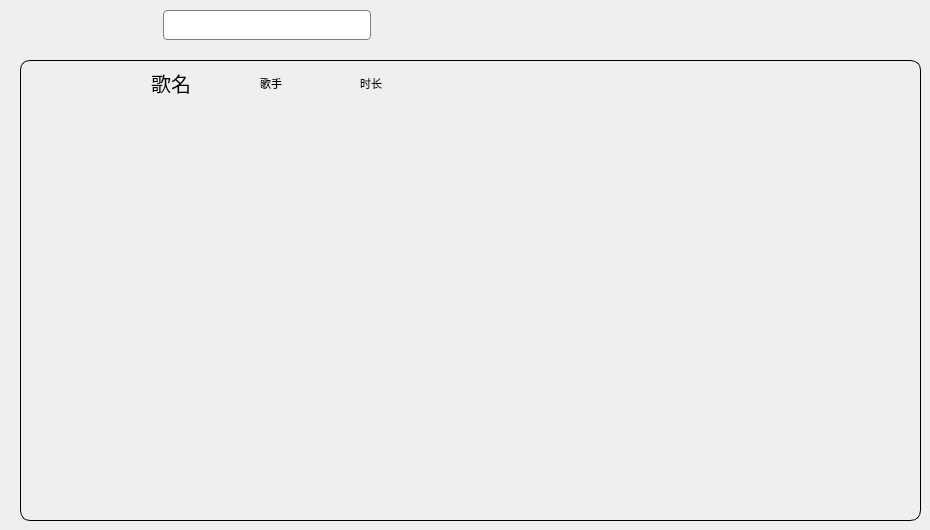
   <widget class="QWidget" name="page">
    <widget class="QTableWidget" name="tableWidget">
     <property name="geometry">
      <rect>
       <x>20</x>
       <y>60</y>
       <width>901</width>
       <height>461</height>
      </rect>
     </property>
     <property name="styleSheet">
      <string notr="true">QTableView{
	background:transparent;
	border:1px solid A7 A7 A7;
	border-radius:10px;
	font-size:20px;
	font-family:'黑体';
}
 QTableWidget QTableCornerButton::section{
	background:transparent;
}
 QHeaderView{
background:transparent;
	border-radius:10px;
	height:35;
	font-size:20px;
	font-family:'黑体'
}
QHeaderView::section{
background:transparent;
	padding:5px 10px 5px 10px;
	border-radius:10px
}

</string>
     </property>
     <column>
      <property name="text">
       <string/>
      </property>
     </column>
     <column>
      <property name="text">
       <string>歌名</string>
      </property>
     </column>
     <column>
      <property name="text">
       <string>歌手</string>
      </property>
      <property name="font">
       <font>
        <pointsize>8</pointsize>
       </font>
      </property>
      <property name="background">
       <color>
        <red>104</red>
        <green>104</green>
        <blue>104</blue>
       </color>
      </property>
     </column>
     <column>
      <property name="text">
       <string>时长</string>
      </property>
      <property name="font">
       <font>
        <pointsize>8</pointsize>
       </font>
      </property>
      <property name="background">
       <color>
        <red>117</red>
        <green>117</green>
        <blue>117</blue>
       </color>
      </property>
     </column>
     <column>
      <property name="text">
       <string/>
      </property>
     </column>
    </widget>
    <widget class="QWidget" name="horizontalLayoutWidget">
     <property name="geometry">
      <rect>
       <x>19</x>
       <y>0</y>
       <width>541</width>
       <height>51</height>
      </rect>
     </property>
     <layout class="QHBoxLayout" name="horizontalLayout_3">
      <item>
       <spacer name="horizontalSpacer_2">
        <property name="orientation">
         <enum>Qt::Horizontal</enum>
        </property>
        <property name="sizeHint" stdset="0">
         <size>
          <width>40</width>
          <height>20</height>
         </size>
        </property>
       </spacer>
      </item>
      <item>
       <widget class="QLineEdit" name="lineEdit">
        <property name="minimumSize">
         <size>
          <width>0</width>
          <height>30</height>
         </size>
        </property>
        <property name="maximumSize">
         <size>
          <width>16777215</width>
          <height>30</height>
         </size>
        </property>
        <property name="styleSheet">
         <string notr="true">QLineEdit{
border-width:1px;
border-radius:4px;
font-size:12px;
color:black;
border:1px solid gray;
padding-right: 100px;
}

 QLineEdit:hover{
border-width:1px;
border-radius:4px;
font-size:12px;
color:black;
border:1px solid rgb(70,200,50);

}

</string>
        </property>
       </widget>
      </item>
      <item>
       <widget class="QPushButton" name="search">
        <property name="minimumSize">
         <size>
          <width>40</width>
          <height>40</height>
         </size>
        </property>
        <property name="maximumSize">
         <size>
          <width>40</width>
          <height>40</height>
         </size>
        </property>
        <property name="styleSheet">
         <string notr="true">
/**正常情况下样式**/
QPushButton{
	font: 16pt &quot;华文琥珀&quot;;
    color: #2f3640;
    border-color: #2f3640;
    border-radius: 15px;

    padding: 5px;
	image: url(:/image_/search.png);
}

/**鼠标停留在按钮上的样式**/
QPushButton::hover{	
    color: #FFFFFF;
    background-color: #718093;
    border-color: #2f3640;
}

/**鼠标按压下去的样式**/
QPushButton::pressed,QPushButton::checked{
    color: #FFFFFF;
    background-color: qlineargradient(spread:pad, x1:0, y1:0, x2:0, y2:1, stop:0 #273c75, stop:1 #487eb0);
}

/**按钮失能情况下样式**/
QPushButton::disabled{
    color: #FFFFFF;
    background-color: #dcdde1;
    border-color: #dcdde1;
}
</string>
        </property>
        <property name="text">
         <string/>
        </property>
       </widget>
      </item>
      <item>
       <spacer name="horizontalSpacer_3">
        <property name="orientation">
         <enum>Qt::Horizontal</enum>
        </property>
        <property name="sizeHint" stdset="0">
         <size>
          <width>40</width>
          <height>20</height>
         </size>
        </property>
       </spacer>
      </item>
     </layout>
    </widget>
    <widget class="QLabel" name="wavelabel">
     <property name="geometry">
      <rect>
       <x>80</x>
       <y>260</y>
       <width>551</width>
       <height>231</height>
      </rect>
     </property>
     <property name="text">
      <string/>
     </property>
    </widget>
    <widget class="QLabel" name="searchstate">
     <property name="geometry">
      <rect>
       <x>260</x>
       <y>200</y>
       <width>341</width>
       <height>91</height>
      </rect>
     </property>
     <property name="text">
      <string/>
     </property>
     <property name="scaledContents">
      <bool>true</bool>
     </property>
    </widget>
    <zorder>wavelabel</zorder>
    <zorder>tableWidget</zorder>
    <zorder>horizontalLayoutWidget</zorder>
    <zorder>searchstate</zorder>
   </widget>
